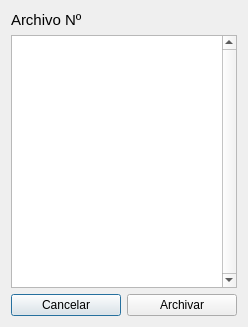
<?xml version="1.0" encoding="UTF-8"?>
<ui version="4.0">
 <class>fileSomethingDialog</class>
 <widget class="QDialog" name="fileSomethingDialog">
  <property name="geometry">
   <rect>
    <x>0</x>
    <y>0</y>
    <width>248</width>
    <height>327</height>
   </rect>
  </property>
  <property name="windowTitle">
   <string>Archivar Documentos</string>
  </property>
  <property name="modal">
   <bool>true</bool>
  </property>
  <layout class="QGridLayout" name="gridLayout">
   <item row="0" column="0">
    <widget class="QLabel" name="label_35">
     <property name="maximumSize">
      <size>
       <width>16777215</width>
       <height>16777215</height>
      </size>
     </property>
     <property name="font">
      <font>
       <pointsize>11</pointsize>
      </font>
     </property>
     <property name="text">
      <string>Archivo Nº</string>
     </property>
    </widget>
   </item>
   <item row="1" column="0">
    <widget class="QListWidget" name="recordFoilListWidget">
     <property name="sizePolicy">
      <sizepolicy hsizetype="Preferred" vsizetype="Expanding">
       <horstretch>0</horstretch>
       <verstretch>0</verstretch>
      </sizepolicy>
     </property>
     <property name="verticalScrollBarPolicy">
      <enum>Qt::ScrollBarAlwaysOn</enum>
     </property>
     <property name="sortingEnabled">
      <bool>false</bool>
     </property>
    </widget>
   </item>
   <item row="2" column="0">
    <layout class="QHBoxLayout" name="horizontalLayout">
     <item>
      <widget class="QPushButton" name="cancelPushButton">
       <property name="text">
        <string>Cancelar</string>
       </property>
       <property name="icon">
        <iconset resource="../resources/resources.qrc">
         <normaloff>:/icons/icons/delete.png</normaloff>:/icons/icons/delete.png</iconset>
       </property>
      </widget>
     </item>
     <item>
      <widget class="QPushButton" name="filePushButton">
       <property name="text">
        <string>Archivar</string>
       </property>
       <property name="icon">
        <iconset resource="../resources/resources.qrc">
         <normaloff>:/icons/icons/store.png</normaloff>:/icons/icons/store.png</iconset>
       </property>
      </widget>
     </item>
    </layout>
   </item>
  </layout>
 </widget>
 <resources>
  <include location="../resources/resources.qrc"/>
 </resources>
 <connections/>
</ui>
